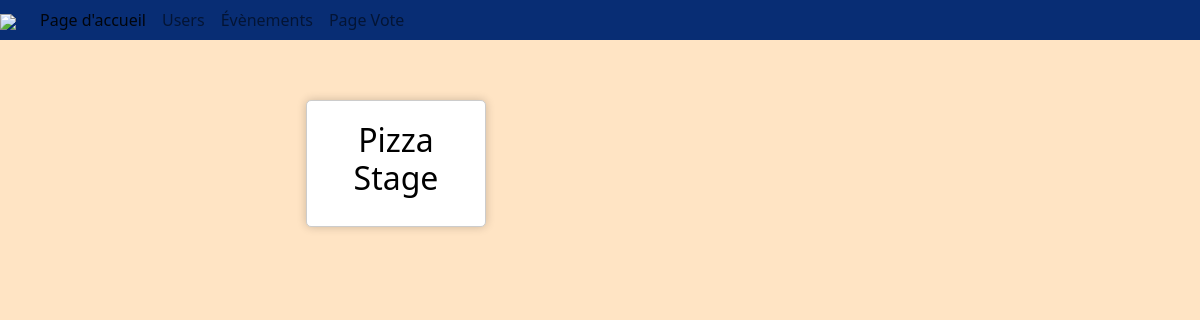
/Exam1/PageModeration.php, run on an earlier commit of the app's database.
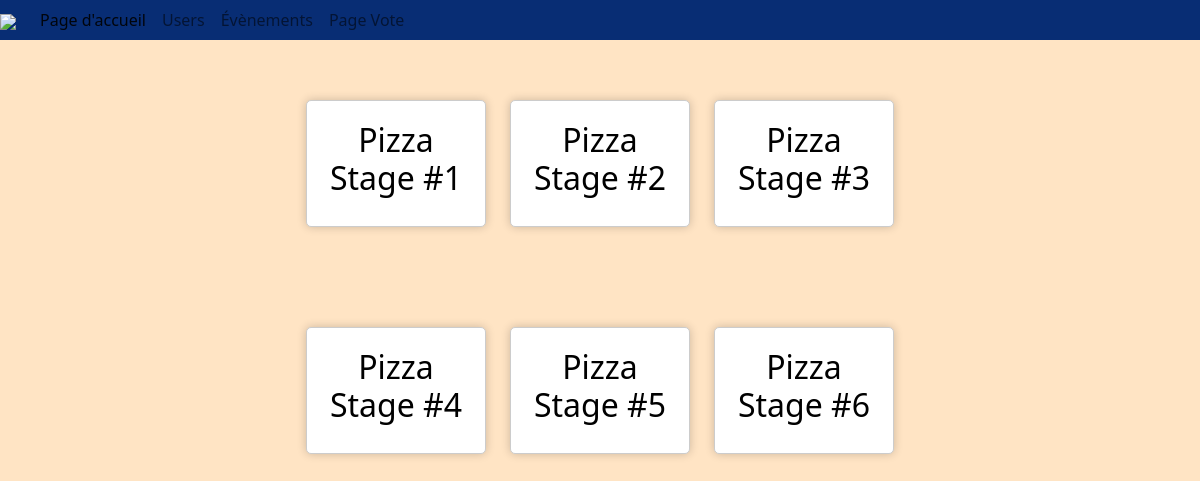
And on a later commit of the database.
### tables this page shows
CREATE TABLE `evenement` (
  `id` int(11) NOT NULL,
  `nomEvent` varchar(30) NOT NULL,
  `description` varchar(200) NOT NULL,
  `date` date NOT NULL,
  `lieu` varchar(20) NOT NULL,
  `departement` varchar(20) NOT NULL,
  `positif` int(3) NOT NULL,
  `neutre` int(3) NOT NULL,
  `rage` int(3) NOT NULL,
  `positifEnt` int(11) NOT NULL,
  `neutreEnt` int(11) NOT NULL,
  `rageEnt` int(11) NOT NULL
);

### Exam1/PageModeration.php (the view, shortened to what this page needs)
<!DOCTYPE html>
<html lang="en">
<head>
    <link href="https://cdn.jsdelivr.net/npm/bootstrap@5.0.2/dist/css/bootstrap.min.css" rel="stylesheet">
    <link rel="stylesheet" href="Style.css">
</head>
<body>
    <?php
    $erreur = false;
    $servername2 = "localhost";
    $username2 = "root";
    $password2 = "root";
    $db2 = "meow";
    $conn2 = new mysqli($servername2, $username2, $password2, $db2);
    $sql2 = "SELECT * FROM evenement";
    $result2 = $conn2->query($sql2);
    if ($erreur == false) {
    ?>
        <div class="container-fluid h-100 p-0 text-center ">
            <div class="row">
            <nav class="navbar navbar-expand-lg navbar-light bg-light fixed-top p-0">
                    <div class="container-fluid navbar p-0">
                        <a class="navbar-brand p-0" href="https://www.cegeptr.qc.ca/" target="_blank"><img src="Cegep3rLogo.jpg" id="logoNavBar"></a>
                        <div class="collapse navbar-collapse" id="navbarNavAltMarkup">
                            <div class="navbar-nav">
                                <a class="nav-link active navText" aria-curent="page" href="PageModeration.php">Page d'accueil</a>
                                <a class="nav-link navText" href="PageUser.php">Users</a>
                                <a class="nav-link navText" href="PageEvents.php">Évènements</a>
                                <a class="nav-link navText" href="index.php">Page Vote</a>
                            </div>
                        </div>
                    </div>
                </nav>
                <div class="col-3">
                </div>
                <div class="col-6">
                    <div class="row p-0">
                        <?php
                        while ($row = $result2->fetch_assoc()) {
                        ?>
                            <div class="col-4">
                                <a href="modificationEvents.php?id=<?php echo $row["id"] ?>" id="Link">
                                    <div class="card">
                                        <div>
                                            <h2><?php echo $row["nomEvent"] ?></h2>
                                        </div>
                                    </div>
                                </a>
                            </div>
                        <?php    } ?>
                    </div>
                </div>
                <div class="col-3">
                </div>
            </div>
        </div>
    <?php } ?>
</body>
</html>

What changed in the data, as far as the page shows it:
changed evenement: nomEvent "Pizza Stage" → "Pizza Stage #1"
added evenement: nomEvent "Pizza Stage #2"
added evenement: nomEvent "Pizza Stage #3"
added evenement: nomEvent "Pizza Stage #4"
added evenement: nomEvent "Pizza Stage #5"
added evenement: nomEvent "Pizza Stage #6"
